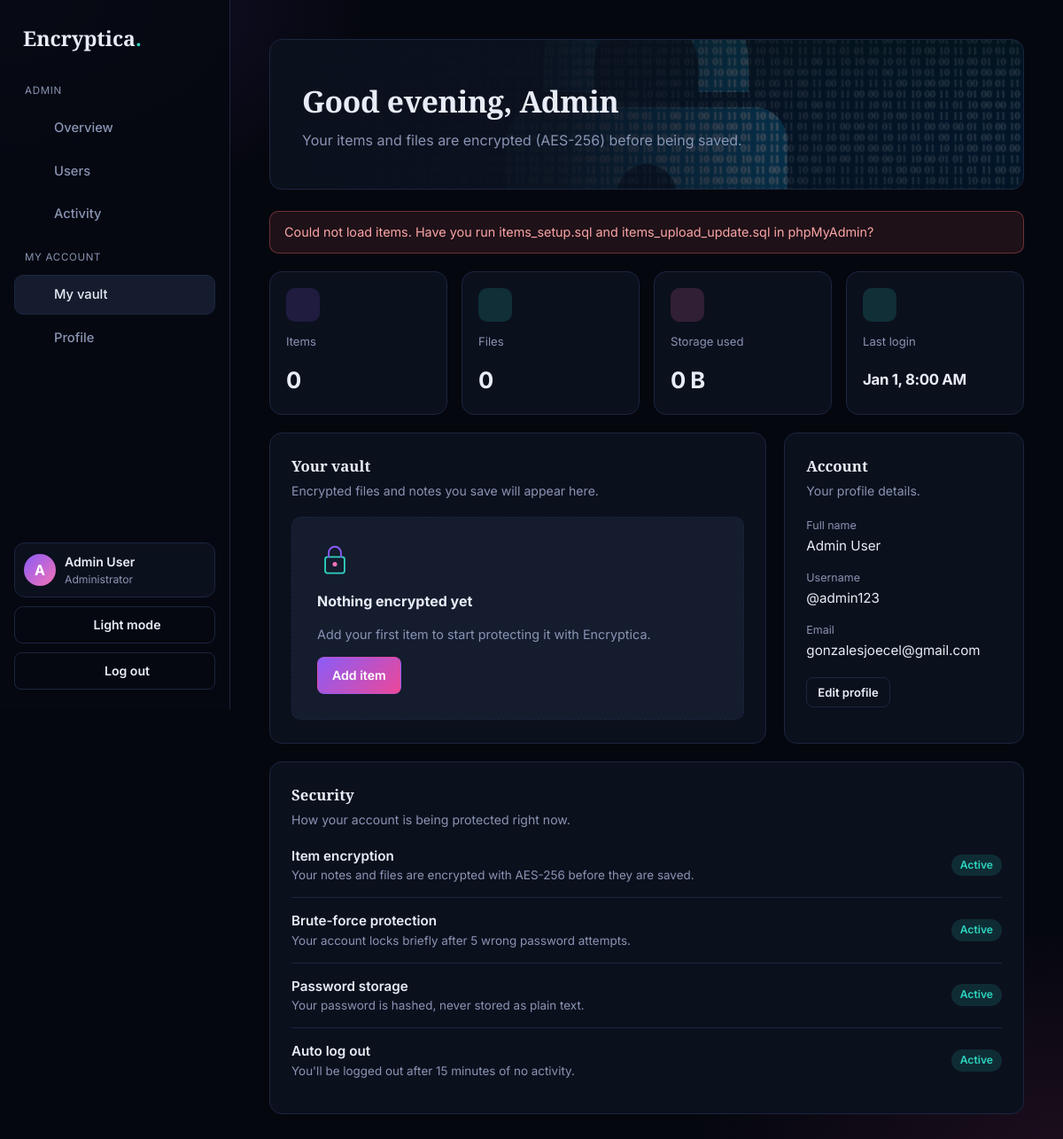
/log_in_page/html/user_dashboard.php (signed in), run on the app's committed database.
### tables this page shows
CREATE TABLE `users` (
  `id` int(11) NOT NULL AUTO_INCREMENT,
  `id_number` varchar(9) DEFAULT NULL,
  `fullname` varchar(100) NOT NULL,
  `first_name` varchar(25) DEFAULT NULL,
  `middle_name` varchar(25) DEFAULT NULL,
  `family_name` varchar(25) DEFAULT NULL,
  `name_extension` varchar(10) DEFAULT NULL,
  `birthdate` date DEFAULT NULL,
  `email` varchar(150) NOT NULL,
  `username` varchar(50) NOT NULL,
  `password_hash` text NOT NULL,
  `failed_attempts` int(11) DEFAULT 0,
  `created_at` timestamp NOT NULL DEFAULT current_timestamp(),
  `locked_until` datetime DEFAULT NULL,
  `role` varchar(10) NOT NULL DEFAULT 'user',
  `is_active` tinyint(1) NOT NULL DEFAULT 1,
  `last_login` datetime DEFAULT NULL,
  `reset_requested_at` datetime DEFAULT NULL,
  `house_street` varchar(150) DEFAULT NULL,
  `barangay` varchar(100) DEFAULT NULL,
  `municipality_city` varchar(100) DEFAULT NULL,
  `province` varchar(100) DEFAULT NULL,
  `region` varchar(100) DEFAULT NULL,
  `postal_code` varchar(10) DEFAULT NULL,
  `privacy_consent` tinyint(1) NOT NULL DEFAULT 0,
  `consent_timestamp` datetime DEFAULT NULL,
  `lockout_level` tinyint(3) unsigned NOT NULL DEFAULT 0,
  `last_failed_at` datetime DEFAULT NULL,
  `country` varchar(50) DEFAULT NULL,
  `is_verified` tinyint(1) NOT NULL DEFAULT 1,
  `recovery_mobile` varchar(11) DEFAULT NULL,
  `account_type` varchar(20) DEFAULT NULL,
  `vault_display_name` varchar(30) DEFAULT NULL,
  `organization_name` varchar(50) DEFAULT NULL,
  PRIMARY KEY (`id`),
  UNIQUE KEY `email` (`email`),
  UNIQUE KEY `username` (`username`),
  UNIQUE KEY `id_number` (`id_number`)
);

### log_in_page/html/includes/auth.php (called while the page is built, shortened)
<?php
require_once __DIR__ . '/activity.php';
function url(string $path): string {
    return HTML_URL . '/' . ltrim($path, '/');
}
function e($v): string {
    return htmlspecialchars((string)$v, ENT_QUOTES | ENT_SUBSTITUTE, 'UTF-8');
}
if (!defined('PUBLIC_PAGE') || !PUBLIC_PAGE) {
    try {
        $stmt = $pdo->prepare('SELECT id, username, fullname, email, role, is_active, last_login FROM users WHERE id = ? LIMIT 1');
        $stmt->execute([$_SESSION['user_id']]);
        $user = $stmt->fetch(PDO::FETCH_ASSOC);
    } catch (Throwable $ex) {
        error_log('auth: ' . $ex->getMessage());
        http_response_code(500);
        exit('Database is not ready. Run db/admin_setup.sql in phpMyAdmin first.');
    }
}

### log_in_page/html/includes/crypto.php (called while the page is built, shortened)
<?php
function storage_dir(): string {
    $dir = __DIR__ . '/../../../../../encryptica_storage';
    return $dir;
}
function app_key(): string {
    $file = storage_dir() . '/app.key';
    $key = hex2bin(trim((string)file_get_contents($file)));
    if ($key === false || strlen($key) !== 32) {
        throw new RuntimeException('Invalid key file: ' . $file);
    }
    return $key;
}

### log_in_page/html/includes/upload.php (called while the page is built, shortened)
<?php
function human_size(int $bytes): string {
    return $bytes . ' B';
}

### log_in_page/html/user_dashboard.php (the view, shortened to what this page needs)
<?php
require __DIR__ . '/includes/auth.php';
require __DIR__ . '/includes/crypto.php';
require __DIR__ . '/includes/upload.php';
require __DIR__ . '/includes/layout.php';
$displayName = $user['fullname'] ?: $user['username'];
$firstName   = explode(' ', trim($displayName))[0];
$hour        = (int)date('G');
$greeting    = $hour < 12 ? 'Good morning' : ($hour < 18 ? 'Good afternoon' : 'Good evening');
$items      = [];
$itemsError = '';
$fileCount  = 0;
$totalBytes = 0;
try {
    $stmt = $pdo->prepare('SELECT id, title, content_enc, file_name, file_mime, file_size, created_at FROM items WHERE user_id = ? ORDER BY id DESC');
    $stmt->execute([$user['id']]);
    foreach ($stmt->fetchAll(PDO::FETCH_ASSOC) as $row) {
        $plain = decrypt_text($row['content_enc'], 'user:' . $user['id']);
        $items[] = [
            'id'      => $row['id'],
            'title'   => $row['title'],
            'content' => $plain ?? '[Unable to decrypt this item. The key is incorrect or missing.]',
            'file'    => $row['file_name'] ? [
                'name'     => $row['file_name'],
                'size'     => human_size((int)$row['file_size']),
                'is_image' => strpos((string)$row['file_mime'], 'image/') === 0,
            ] : null,
            'date'    => date('M j, Y g:i A', strtotime($row['created_at'])),
        ];
    }
} catch (Throwable $ex) {
    $itemsError = 'Could not load items. Have you run items_setup.sql and items_upload_update.sql in phpMyAdmin?';
}
$prevLogin = $_SESSION['prev_login'] ?? null;
$lastLoginText = $prevLogin ? date('M j, g:i A', strtotime($prevLogin)) : 'First login';
render_header('Dashboard', 'dashboard');
?>
<section class="dash-hero">
  <div class="page-head">
    <h1><?= e($greeting) ?>, <?= e($firstName) ?></h1>
    <p>Your items and files are encrypted (AES-256) before being saved.</p>
  </div>
</section>
<?php if ($itemsError): ?>
  <div class="dash-flash dash-flash--err" role="alert"><?= e($itemsError) ?></div>
<?php endif; ?>
<div class="stats">
  <div class="stat">
    <div class="stat__icon stat__icon--purple"><?= icon('vault') ?></div>
    <div class="stat__label">Items</div>
    <div class="stat__value"><?= count($items) ?></div>
  </div>
  <div class="stat">
    <div class="stat__icon stat__icon--teal"><?= icon('file') ?></div>
    <div class="stat__label">Files</div>
    <div class="stat__value"><?= $fileCount ?></div>
  </div>
  <div class="stat">
    <div class="stat__icon stat__icon--pink"><?= icon('storage') ?></div>
    <div class="stat__label">Storage used</div>
    <div class="stat__value"><?= e(human_size($totalBytes)) ?></div>
  </div>
  <div class="stat">
    <div class="stat__icon stat__icon--teal"><?= icon('clock') ?></div>
    <div class="stat__label">Last login</div>
    <div class="stat__value stat__value--sm"><?= e($lastLoginText) ?></div>
  </div>
</div>
<div class="dash-grid">
  <section class="dash-card dash-card--vault" aria-labelledby="vault-title">
    <div class="dash-card__head">
      <div>
        <h2 id="vault-title">Your vault</h2>
        <p class="dash-sub">Encrypted files and notes you save will appear here.</p>
      </div>
    </div>
    <?php if (!$items): ?>
      <div class="dash-empty">
        <svg viewBox="0 0 200 220" fill="none" aria-hidden="true">
          <rect x="40" y="90" width="120" height="100" rx="14" stroke="var(--teal)" stroke-width="10" />
          <path d="M62 90V64a38 38 0 0176 0v26" stroke="var(--purple)" stroke-width="10" stroke-linecap="round" />
          <circle cx="100" cy="135" r="14" fill="var(--pink)" />
        </svg>
        <strong>Nothing encrypted yet</strong>
        <p>Add your first item to start protecting it with Encryptica.</p>
        <button class="dash-btn dash-btn--primary" type="button" data-open-add>Add item</button>
      </div>
    <?php endif; ?>
  </section>
  <section class="dash-card dash-card--account" aria-labelledby="acct-title">
    <h2 id="acct-title">Account</h2>
    <p class="dash-sub">Your profile details.</p>
    <dl class="dash-dl">
      <div><dt>Full name</dt><dd><?= e($displayName) ?></dd></div>
      <div><dt>Username</dt><dd>@<?= e($user['username']) ?></dd></div>
      <div><dt>Email</dt><dd><?= e($user['email'] ?? '—') ?></dd></div>
    </dl>
    <p><a class="dash-btn dash-btn--sm" href="profile.php">Edit profile</a></p>
  </section>
  <section class="dash-card dash-card--wide" aria-labelledby="sec-title">
    <h2 id="sec-title">Security</h2>
    <p class="dash-sub">How your account is being protected right now.</p>
    <div class="dash-rows">
      <div class="dash-row">
        <div>
          <div class="dash-row__title">Item encryption</div>
          <div class="dash-row__desc">Your notes and files are encrypted with AES-256 before they are saved.</div>
        </div>
        <span class="pill pill--ok">Active</span>
      </div>
      <div class="dash-row">
        <div>
          <div class="dash-row__title">Brute-force protection</div>
          <div class="dash-row__desc">Your account locks briefly after 5 wrong password attempts.</div>
        </div>
        <span class="pill pill--ok">Active</span>
      </div>
      <div class="dash-row">
        <div>
          <div class="dash-row__title">Password storage</div>
          <div class="dash-row__desc">Your password is hashed, never stored as plain text.</div>
        </div>
        <span class="pill pill--ok">Active</span>
      </div>
      <div class="dash-row">
        <div>
          <div class="dash-row__title">Auto log out</div>
          <div class="dash-row__desc">You'll be logged out after <?= IDLE_TIMEOUT / 60 ?> minutes of no activity.</div>
        </div>
        <span class="pill pill--ok">Active</span>
      </div>
    </div>
  </section>
</div>
<?php render_footer(); ?>

### log_in_page/html/layout.php (shortened to what this page needs)
<?php
function asset_version(string $relative): int {
    $path = dirname(__DIR__) . '/' . ltrim($relative, '/');
    $time = @filemtime($path);
    return $time ?: 1;
}
function icon(string $name): string {
    $paths = [
        'home'     => '<path d="M3 11l9-8 9 8"/><path d="M5 10v10h14V10"/>',
        'vault'    => '<rect x="5" y="11" width="14" height="10" rx="2"/><path d="M8 11V8a4 4 0 018 0v3"/>',
        'user'     => '<circle cx="12" cy="8" r="4"/><path d="M4 21c0-4 4-6 8-6s8 2 8 6"/>',
        'users'    => '<circle cx="9" cy="8" r="3.5"/><path d="M2 20c0-3.5 3-5.5 7-5.5s7 2 7 5.5"/><path d="M16 4.5a3.5 3.5 0 010 7"/><path d="M18 14.8c2.4.6 4 2.2 4 5.2"/>',
        'activity' => '<path d="M3 12h4l3-8 4 16 3-8h4"/>',
        'shield'   => '<path d="M12 3l8 3v6c0 5-3.5 8-8 9-4.5-1-8-4-8-9V6z"/>',
        'logout'   => '<path d="M9 21H5V3h4"/><path d="M16 17l5-5-5-5"/><path d="M21 12H9"/>',
        'file'     => '<path d="M14 3H6v18h12V7z"/><path d="M14 3v4h4"/>',
        'storage'  => '<ellipse cx="12" cy="6" rx="8" ry="3"/><path d="M4 6v12c0 1.7 3.6 3 8 3s8-1.3 8-3V6"/><path d="M4 12c0 1.7 3.6 3 8 3s8-1.3 8-3"/>',
        'clock'    => '<circle cx="12" cy="12" r="9"/><path d="M12 7v5l3 2"/>',
        'alert'    => '<path d="M12 3l10 18H2z"/><path d="M12 10v5"/><path d="M12 18h.01"/>',
        'lock'     => '<rect x="5" y="11" width="14" height="10" rx="2"/><path d="M12 15v2"/><path d="M8 11V8a4 4 0 018 0"/>',
        'key'      => '<circle cx="8" cy="15" r="4"/><path d="M11 12l9-9"/><path d="M16 7l3 3"/>',
        'check'    => '<path d="M5 12.5l4.5 4.5L19 7"/>',
        'sun'      => '<circle cx="12" cy="12" r="4"/><path d="M12 2v2M12 20v2M4.9 4.9l1.4 1.4M17.7 17.7l1.4 1.4M2 12h2M20 12h2M4.9 19.1l1.4-1.4M17.7 6.3l1.4-1.4"/>',
        'moon'     => '<path d="M21 12.8A9 9 0 1111.2 3a7 7 0 009.8 9.8z"/>',
    ];
    return '<svg class="icon" viewBox="0 0 24 24" fill="none" stroke="currentColor" stroke-width="1.8" '
         . 'stroke-linecap="round" stroke-linejoin="round" aria-hidden="true">' . ($paths[$name] ?? '') . '</svg>';
}
function theme_toggle_button(bool $wide = false): string {
    return '<button type="button" class="theme-toggle' . ($wide ? ' theme-toggle--wide' : '') . '" data-theme-toggle aria-pressed="false" aria-label="Switch theme">'
         . '<span class="ti ti--sun">' . icon('sun') . '</span><span class="ti ti--moon">' . icon('moon') . '</span>'
         . ($wide ? '<span class="theme-toggle__label" data-theme-label>Light mode</span>' : '')
         . '</button>';
}
function render_header(string $title, string $active = ''): void {
    global $user;
    $isAdmin = ($user['role'] ?? '') === 'admin';
    $name    = $user['fullname'] ?: $user['username'];
    $initial = mb_strtoupper(mb_substr($name, 0, 1));
    $groups = [];
    if ($isAdmin) {
        $groups['Admin'] = [
            ['Overview', 'shield',   url('admin_dashboard.php'), 'a-overview'],
            ['Users',    'users',    url('users.php'),     'a-users'],
            ['Activity', 'activity', url('activity.php'),  'a-activity'],
        ];
        $groups['My account'] = [
            ['My vault', 'vault', url('user_dashboard.php'), 'dashboard'],
            ['Profile',  'user',  url('profile.php'),   'profile'],
        ];
    } else {
        $groups['Menu'] = [
            ['Dashboard', 'home', url('user_dashboard.php'), 'dashboard'],
            ['Profile',   'user', url('profile.php'),   'profile'],
        ];
    }
    ?>
<!DOCTYPE html>
<html lang="en">
<head>
  <link rel="stylesheet" href="<?= e(CSS_URL) ?>/app.css?v=<?= asset_version('css/app.css') ?>" />
</head>
<body>
<div class="app">
  <aside class="side">
    <a class="side__brand" href="<?= e(url($isAdmin ? 'admin/dashboard.php' : 'user/dashboard.php')) ?>">
      Encryptica<span>.</span>
    </a>
    <nav class="side__nav" aria-label="Main">
      <?php foreach ($groups as $label => $links): ?>
        <div class="side__label"><?= e($label) ?></div>
        <?php foreach ($links as [$text, $ico, $href, $key]): ?>
          <a class="side__link<?= $key === $active ? ' is-active' : '' ?>" href="<?= e($href) ?>"
             <?= $key === $active ? 'aria-current="page"' : '' ?>>
            <?= icon($ico) ?><span><?= e($text) ?></span>
          </a>
        <?php endforeach; ?>
      <?php endforeach; ?>
    </nav>
    <div class="side__foot">
      <div class="chip">
        <div class="chip__avatar" aria-hidden="true"><?= e($initial) ?></div>
        <div class="chip__text">
          <div class="chip__name"><?= e($name) ?></div>
          <div class="chip__sub"><?= $isAdmin ? 'Administrator' : '@' . e($user['username']) ?></div>
        </div>
      </div>
      <?= theme_toggle_button(true) ?>
      <form method="POST" action="<?= e(url('logout.php')) ?>">
        <button class="dash-btn side__logout" type="submit"><?= icon('logout') ?> Log out</button>
      </form>
    </div>
  </aside>
  <div class="main">
    <div class="main__inner">
<?php
}
function render_footer(): void {
    ?>
    </div>
  </div>
</div>
</body>
</html>
<?php
}
    ?>

### data on the page
users: fullname "A", fullname "Admin", fullname "Admin User", username "admin123", email "gonzalesjoecel@gmail.com"

### other printed values
$label "ADMIN"
$text "Overview"
$text "Users"
$text "Activity"
$label "MY ACCOUNT"
$text "My vault"
$text "Profile"
$name "Admin User"
$itemsError "Could not load items. Have you run items_setup.sql and items_upload_update.sql in phpMyAdmin?"
count($items) "0"
$fileCount "0"
human_size($totalBytes) "0 B"
$lastLoginText "Jan 1, 8:00 AM"
IDLE_TIMEOUT / 60 "15"
